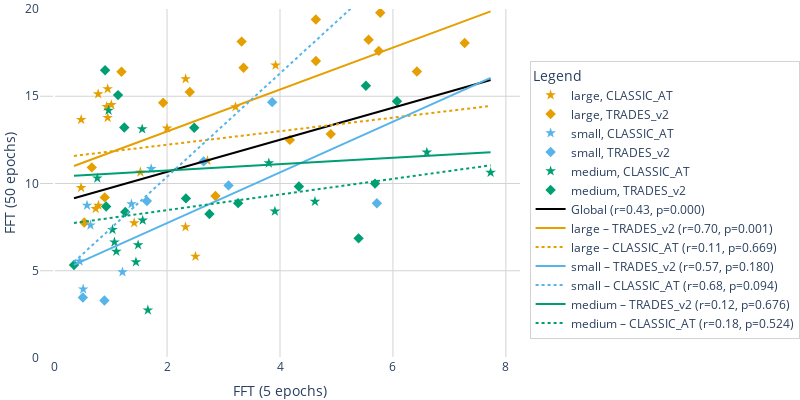
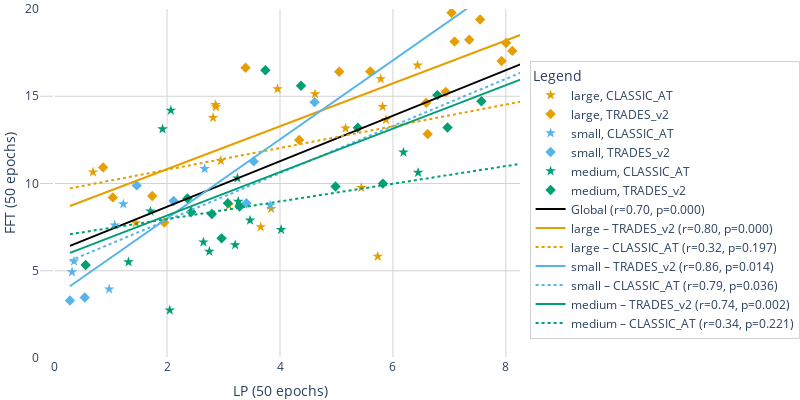

Notebook code for these charts, in order:
### Code cell
import pandas as pd
import plotly.express as px
import plotly.graph_objects as go
from scipy.stats import spearmanr
import numpy as np
from numpy.linalg import LinAlgError
from scipy.stats import linregress

import pandas as pd
from scipy.stats import spearmanr, pearsonr
from process_database import process_grouped_df, process_rankings,global_grouped_dataset


grouped_df = global_grouped_dataset(df,)
grouped_df = process_rankings(grouped_df)
# Flatten the columns
grouped_df.columns = ['_'.join(col).strip() if isinstance(col, tuple) else col for col in grouped_df.columns]
grouped_df = grouped_df.reset_index()
sub_df = grouped_df[["ft_strategy", "model_type", "model_size", "backbone", "loss_function", "TOTAL_score_sum"]]

# ── 1.  Reshape: one row per backbone × loss_function, one column per project
pivot_df = sub_df.pivot_table(
    index=["backbone", "loss_function",  "model_type", "model_size",],
    columns="ft_strategy",
    values="TOTAL_score_sum"
).reset_index()

symbol_map = {"TRADES_v2": "diamond", "CLASSIC_AT": "star"}

color_palette = ["#E69F00", "#56B4E9",  "#009E73",  ] # "#009E73", "#F0E442", "#0072B2","#CC79A7", "#D55E00",
unique_sizes = pivot_df["model_size"].unique()
color_map = {size: color_palette[i % len(color_palette)] for i, size in enumerate(unique_sizes)}


for (x1,x2) in [ ("FFT (5 epochs)", "FFT (50 epochs)"), ("LP (50 epochs)", "FFT (50 epochs)") ]:

    # Global correlation
    pivot_df = pivot_df.fillna(0)
    x = pivot_df[x1]
    y = pivot_df[x2]
    r_global, p_global = spearmanr(x, y)
    try:
        # m_global, b_global = np.polyfit(x, y, 1)
        m_global, b_global, r, p, _ = linregress(x, y)
    except Exception as e:
        print(f"Warning: polyfit failed with error: {e}")
        m_global, b_global = 0, y.mean()  # or any safe fallback
    x_range = np.linspace(x.min(), x.max(), 100)

    # Base scatter plot
    fig = px.scatter(
        pivot_df,
        x=x1,
        y=x2,
        color="model_size",
        symbol="loss_function",
        symbol_map=symbol_map,
        color_discrete_map=color_map,
        labels={
            "full_fine_tuning_5epochs": "Fine-tuning (5 epochs)",
            "full_fine_tuning_50epochs": "Fine-tuning (50 epochs)",
            "linearprobe_50epochs": "Linear-probing (50 epochs)"
        },
        #title="Fine-Tuning Correlation (5 vs 50 Epochs)"
    )

    # Global black line
    fig.add_trace(go.Scatter(
        x=x_range,
        y=m_global * x_range + b_global,
        mode="lines",
        line=dict(color="black", dash="solid", width=2),
        name=f"Global (r={r_global:.2f}, p={p_global:.3f})"
    ))



    # Add per-group lines
    for model_size in pivot_df["model_size"].unique():
        for loss_function, style in zip(["TRADES_v2", "CLASSIC_AT"], ["solid", "dot"]):
            subset = pivot_df[(pivot_df["model_size"] == model_size) & (pivot_df["loss_function"] == loss_function)]
            if len(subset) >= 2:
                xg, yg = subset[x1], subset[x2]
                rg, pg = spearmanr(xg, yg)

                try:
                    mg, bg, r, p, _ = linregress(xg, yg)
                except Exception as e:
                    print(f"Warning: polyfit failed with error: {e}")
                    mg, bg = 0, yg.mean()  # or any safe fallback
                    
                fig.add_trace(go.Scatter(
                    x=x_range,
                    y=mg * x_range + bg,
                    mode="lines",
                    line=dict(color=color_map[model_size], dash=style),
                    name=f"{model_size} – {loss_function} (r={rg:.2f}, p={pg:.3f})"
                ))

    fig.update_layout(yaxis=dict(range=[0, 20]),)
    fig.update_layout(xaxis=dict(range=[-0.25, 8.25]),)
    # Layout tweaks
    fig.update_traces(marker=dict(size=8, line=dict(width=0, color='DarkSlateGrey')))
    fig.update_layout(
        margin=dict(l=0, r=0, t=0, b=0),  # remove all outer margins
        width=800, #if x1=='full_fine_tuning_5epochs' else 488 ,    # in pixels (~2.5 inches at 96 DPI)
        height=400,    # in pixels (~1.875 inches)
        plot_bgcolor="white",
        paper_bgcolor="white",
        xaxis=dict(showgrid=True, gridcolor="lightgrey"),
        yaxis=dict(showgrid=True, gridcolor="lightgrey"),
        legend_title_text="Legend",
        #showlegend = True if x1=='full_fine_tuning_5epochs' else False,

                    # Legend inside figure
        legend=dict(
                font=dict(size=12),
                y=0.85,           # optional: near the top
                bgcolor="rgba(255,255,255,1)",
                bordercolor="lightgrey",
                borderwidth=1
            )
    )

    fig.show()
    fig.write_image("./paper_figures/low_cost_proxy_{}.png".format(x1,x2), scale=3  )
